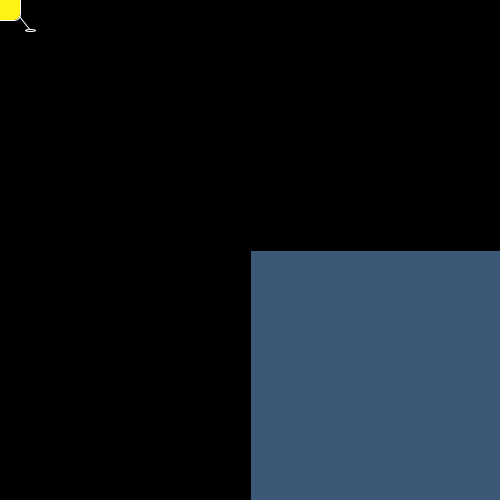
Frame 1 (no input)
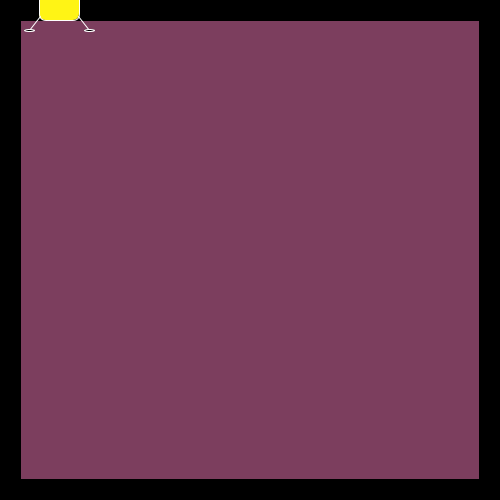
Frame 60 (the mouse pressed at the canvas centre just before this capture)
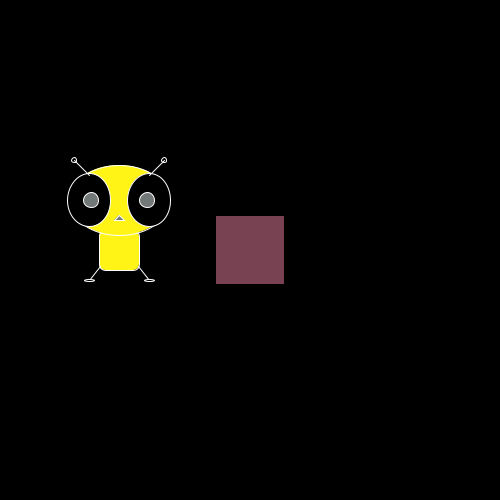
Frame 120 (the mouse held since frame 60 and released just before this capture)

The Processing sketch that drew these frames (run headless with seeded random() and noise(); from frame 60 on, the mouse is pressed at the canvas centre):

// Processing sketch: processing_93621
// ── processing_93621.pde

int vi;
int eye;

float r = 100;
float g = 150;
float b = 200;
float a = 150;
 
float diam = 500;
float x = 250;
float y = 250;


void setup () {
  frameRate (24);
  size (500,500);
  smooth ();
}


void draw () {
background(0);
stroke(0);
fill(r, g, b, a);
rect(x, y, diam, diam);
x = int(random(250, 250));
y = int(random(250, 250));
r = int(random(0, 255));
g = int(random(0, 255));
b = int(random(0, 255));
diam = int(random(2, 500));
stroke(255);

  //body
  //background (255);
  fill (255,244,21);
  rectMode (CENTER);
  rect (vi, mouseY,40,40,7);
  
  //head
  //fill (255);
  ellipseMode (CENTER);
  ellipse (vi, mouseY-50,100,70);
  
  fill (0);
  ellipse (vi-30, mouseY-50,eye,eye+10);
  ellipse (vi+30, mouseY-50,eye,eye+10);
  //mouth
  fill (r,120,120);
  triangle (vi-5, mouseY-30,vi+5,mouseY-30,vi, mouseY-35);
  
  
  ellipse (vi-28, mouseY-50,15,15);
  ellipse (vi+28,mouseY-50,15,15);
  
  //ears
  fill (0);
  ellipse (vi-45, mouseY-90,5,5);
  ellipse (vi+45, mouseY-90,5,5);
  
  line (vi-30, mouseY-75,vi-45, mouseY-90);
  line (vi+30, mouseY-75,vi+45, mouseY-90);
  
  //legs
  line (vi-19, mouseY+16,vi-30,mouseY+30);
  line (vi+19,mouseY+16,vi+30, mouseY+30);
  
  ellipse (vi-30, mouseY+30,10,2);
  ellipse (vi+30, mouseY+30,10,2);

vi++;
}

void mousePressed() {
  eye = int(random(20, 50));
}
